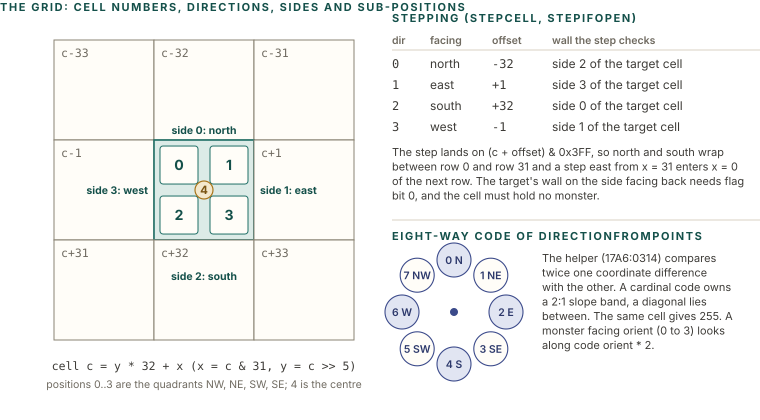

Source code (Python):
import sys; sys.path.insert(0, '.')
from figlib import *
import math

c = Canvas(760, 420)
c.section(0, 11, "THE GRID: CELL NUMBERS, DIRECTIONS, SIDES AND SUB-POSITIONS")

# ---- 3 x 3 block of cells ----
S = 100
GX, GY = 54, 40
TC, SC, FC = PAL["teal"]
names = [["c-33", "c-32", "c-31"], ["c-1", "c", "c+1"], ["c+31", "c+32", "c+33"]]
for r in range(3):
    for k in range(3):
        x, y = GX + k * S, GY + r * S
        center = (r == 1 and k == 1)
        c.rect(x, y, S, S, fill=(FC if center else CARD), stroke=(SC if center else GREY), sw=(1.6 if center else 1), rx=0)
        if not center:
            c.text(x + 7, y + 17, names[r][k], size=11.5, color=MUTED, mono=True)
cx, cy = GX + S, GY + S
q = S / 2
for i, (qx, qy) in enumerate([(0, 0), (1, 0), (0, 1), (1, 1)]):
    c.rect(cx + qx * q + 6, cy + qy * q + 6, q - 12, q - 12, fill=CARD, stroke=SOLID["teal"], sw=1, rx=3)
    c.text(cx + qx * q + q / 2, cy + qy * q + q / 2 + 5, str(i), size=14, weight=700, color=TC, anchor="middle")
c.circle(cx + q, cy + q, 9, fill=PAL["ochre"][2], stroke=PAL["ochre"][1], sw=1.2)
c.text(cx + q, cy + q + 4, "4", size=11.5, weight=700, color=PAL["ochre"][0], anchor="middle")
c.text(cx + S / 2, GY + S - 6, "side 0: north", size=10.5, weight=700, color=TC, anchor="middle")
c.text(cx + S / 2, cy + S + 40, "side 2: south", size=10.5, weight=700, color=TC, anchor="middle")
c.text(cx + S + 6, cy + S / 2 + 4, "side 1: east", size=10.5, weight=700, color=TC)
c.text(cx - 6, cy + S / 2 + 4, "side 3: west", size=10.5, weight=700, color=TC, anchor="end")
c.text(GX + 1.5 * S, GY + 3 * S + 30, "cell c = y * 32 + x   (x = c & 31, y = c >> 5)", size=11.5, color=INK2, anchor="middle", mono=True)
c.text(GX + 1.5 * S, GY + 3 * S + 48, "positions 0..3 are the quadrants NW, NE, SW, SE; 4 is the centre", size=10.5, color=MUTED, anchor="middle")

# ---- right: direction table ----
RX = 392
c.section(RX, 22, "STEPPING (StepCell, StepIfOpen)")
hdr = ["dir", "facing", "offset", "wall the step checks"]
colx = [RX, RX + 38, RX + 100, RX + 160]
yy = 44
for h, x in zip(hdr, colx):
    c.text(x, yy, h, size=10.5, color=MUTED, weight=600)
c.line(RX, yy + 6, 760, yy + 6, stroke=RULE)
rows = [("0", "north", "-32", "side 2 of the target cell"),
        ("1", "east", "+1", "side 3 of the target cell"),
        ("2", "south", "+32", "side 0 of the target cell"),
        ("3", "west", "-1", "side 1 of the target cell")]
yy += 24
for r in rows:
    for j, (t, x) in enumerate(zip(r, colx)):
        c.text(x, yy, t, size=12, color=INK2, mono=(j in (0, 2)))
    yy += 21
yy += 4
for l in wrap("The step lands on (c + offset) & 0x3FF, so north and south wrap between row 0 and row 31 and a step east from x = 31 enters x = 0 of the next row. The target's wall on the side facing back needs flag bit 0, and the cell must hold no monster.", 360, 11):
    c.text(RX, yy, l, size=11, color=INK2)
    yy += 14.5
yy += 6
c.line(RX, yy, 760, yy, stroke=RULE)
yy += 20
c.section(RX, yy, "EIGHT-WAY CODE OF DirectionFromPoints")
ccx, ccy = RX + 62, yy + 72
for d, lab in enumerate(["0 N", "1 NE", "2 E", "3 SE", "4 S", "5 SW", "6 W", "7 NW"]):
    a = math.radians(d * 45 - 90)
    x = ccx + 52 * math.cos(a); y = ccy + 52 * math.sin(a)
    c.circle(x, y, 17, fill=(PAL["navy"][2] if d % 2 == 0 else CARD), stroke=PAL["navy"][1], sw=1.1)
    c.text(x, y + 4, lab, size=10.5, weight=600, color=PAL["navy"][0], anchor="middle")
c.circle(ccx, ccy, 4, fill=SOLID["navy"])
tx = RX + 150
y2 = yy + 22
for l in wrap("The helper (17A6:0314) compares twice one coordinate difference with the other. A cardinal code owns a 2:1 slope band, a diagonal lies between. The same cell gives 255. A monster facing orient (0 to 3) looks along code orient * 2.", 190, 11):
    c.text(tx, y2, l, size=11, color=INK2)
    y2 += 14.5
c.save("figs/wld_grid.svg")
